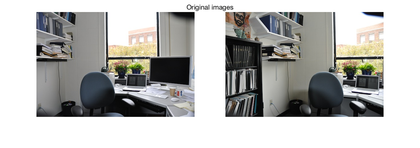
%> input picture qa_1.png, 420 x 148 px, shrunk from 1360 x 480 before the run
$ octave --eval "result = harris(rgb2gray(imread('../qa_1.png')));"   (GNU Octave 9; MATLAB toolbox functions it lacks are replaced by stand-ins)
%> lines starting %> are read from the running program, lines starting %| are printed output that depends on the picture; in (x1, y1, x2, y2) boxes, pixels count from 0 and x2, y2 are one past the last pixel; in counts of white or black regions, pixels touching at a corner belong together; the program's own positions count from 1
function [posr,posc] = harris(I)
% Compute the gradient of A
[Ix,Iy]=gradient(I);
[height,width] = size(I);
%> height = 148; width = 420

% Compute the matrix M
Ix2 = Ix.^2;
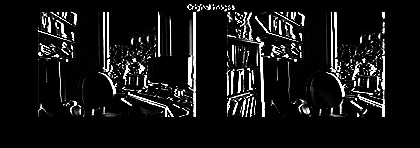
%> Ix2: size 148x420 uint8; min 0, max 255, mean 21.7
Iy2 = Iy.^2;
Ixy = Ix.*Iy;

% Remove noise
h= fspecial('gaussian',[7 7],2);
x2 = filter2(h, Ix2);
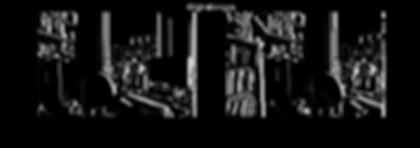
%> x2: size 148x420 double; min 0, max 213.5, mean 21.7
y2 = filter2(h, Iy2);
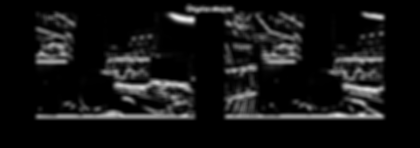
%> y2: size 148x420 double; min 0, max 234.6, mean 20.8
xy = filter2(h, Ixy);
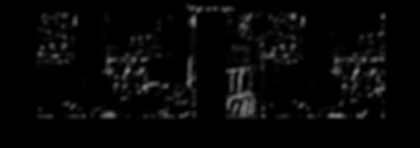
%> xy: size 148x420 double; min 0, max 132.6, mean 7.4

% Parameter of Harris
k=0.06;
R = zeros(20,20);
% Compute the harris
for i=1:height
    for j=1:width
        % Compute function R
        M=[x2(i,j) xy(i,j);xy(i,j) y2(i,j)];
        R(i,j)=det(M)-k*(trace(M))^2;
    end
end
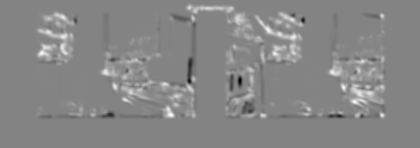
%> R: size 148x420 double; min -10516.2, max 9809.7, mean 279.1; drawn with min black and max white

% Non-maximum suppression
Rmax = max(max(R));
%> Rmax = 9809.7
t=0.01*Rmax;
%> t = 98.1
for i = 1:height
    for j = 1:width
        if R(i,j) < t
            R(i,j) = 0;
        end
    end
end
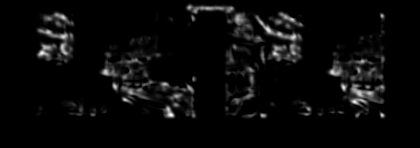
%> R: size 148x420 double; min 0, max 9809.7, mean 375.8; drawn with min black and max white
% Normalization
corner_peaks=imregionalmax(R);
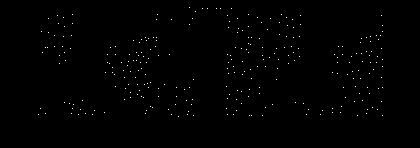
%> corner_peaks: size 148x420 logical; 0.46% white in thin lines or dots, all inside (x1, y1, x2, y2) = (38, 7, 383, 117)

% Get the sparse set of corners
[posr,posc]=find(corner_peaks ==1);
%> posr = 283 values from 8 to 117; posc = 283 values from 39 to 383
%> `result = harris(rgb2gray(imread('../qa_1.png')));`: result = 283 values, max 117 at index 111, min 8 at index 116, mean 66.67

end
